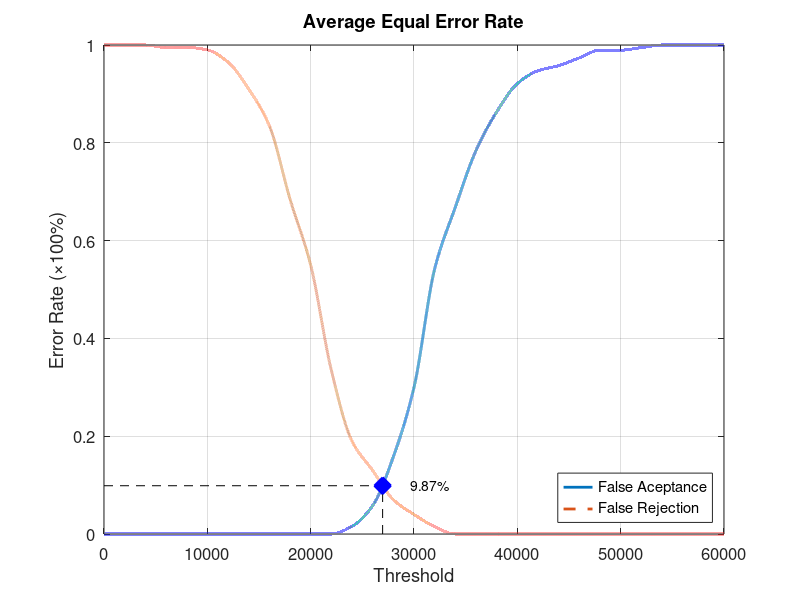
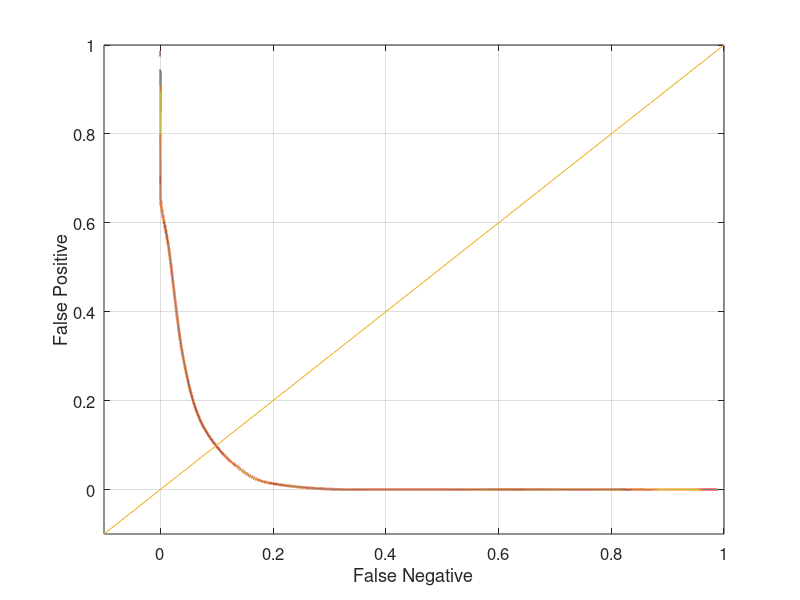

Recreate these plots in MATLAB, in order.
function yEER = Database4_2
close all;
clear;
clc;
x = 0:2000:60000;
xq = 0:0.5:60000;

y0 = [0 0 0 0 0 0 0 0 0 0 0 0 0.0157895 0.0578947 0.157895 0.3 0.542105 0.668421 0.784211 0.863158 0.921053 0.947368 0.957895 0.973684 0.989474 0.989474 0.994737 1 1 1 1];
yy0 = interp1(x, y0, xq, 'pchip');
y1 = [1 1 1 0.995 0.995 0.99 0.965 0.91 0.835 0.685 0.55 0.335 0.19 0.13 0.07 0.04 0.015 0 0 0 0 0 0 0 0 0 0 0 0 0 0];
yy1 = interp1(x, y1, xq, 'pchip');

% Calculating EER: 
y2 = abs(y0 - y1);
find(y2 == min(y2))
yy2 = abs(yy0 - yy1);
xEER = find(yy2 == min(yy2));
xEERIndex = xq(xEER) % X-axis EER
yEER = yy0(xEER) % Y-axis EER

main = figure
plot(xq, yy0,'-','LineWidth', 2);	hold on
plot(xq, yy1,'--','LineWidth', 2);	hold on
plot([xEERIndex xEERIndex], [0 yEER], 'k--');	hold on
plot([0 xEERIndex], [yEER yEER], 'k--');	hold on
plot(xEERIndex, yEER, 'bx', 'LineWidth', 10);	hold on
text(xEERIndex + 10 * xEERIndex / 100, yEER, [num2str(round((10000 * yEER)) / 100) '%'])
legend('False Aceptance', 'False Rejection', 'Location', 'SouthEast')
xlabel('Threshold')
ylabel('Error Rate (\times100%)')
title('Average Equal Error Rate')
set(gca, 'FontSize', 12)
axis([0 60000 0 1])
grid on

print(main, 'Database4_2Main', '-dpng');
FNRxFPR = figure('Color', [1 1 1]);
plot(yy1, yy0, '-', yy1, yy0, 'LineWidth', 2);
hold on
y = -0.1:0.1:1
plot(y, y); 
set(gca, 'FontSize', 12)
xlabel('False Negative')
ylabel('False Positive')
axis([-0.1 1 -0.1 1])
set(gca, 'FontSize', 12)
grid on

print(FNRxFPR, 'Database4_2FNRxFPR','-dpng');
end
